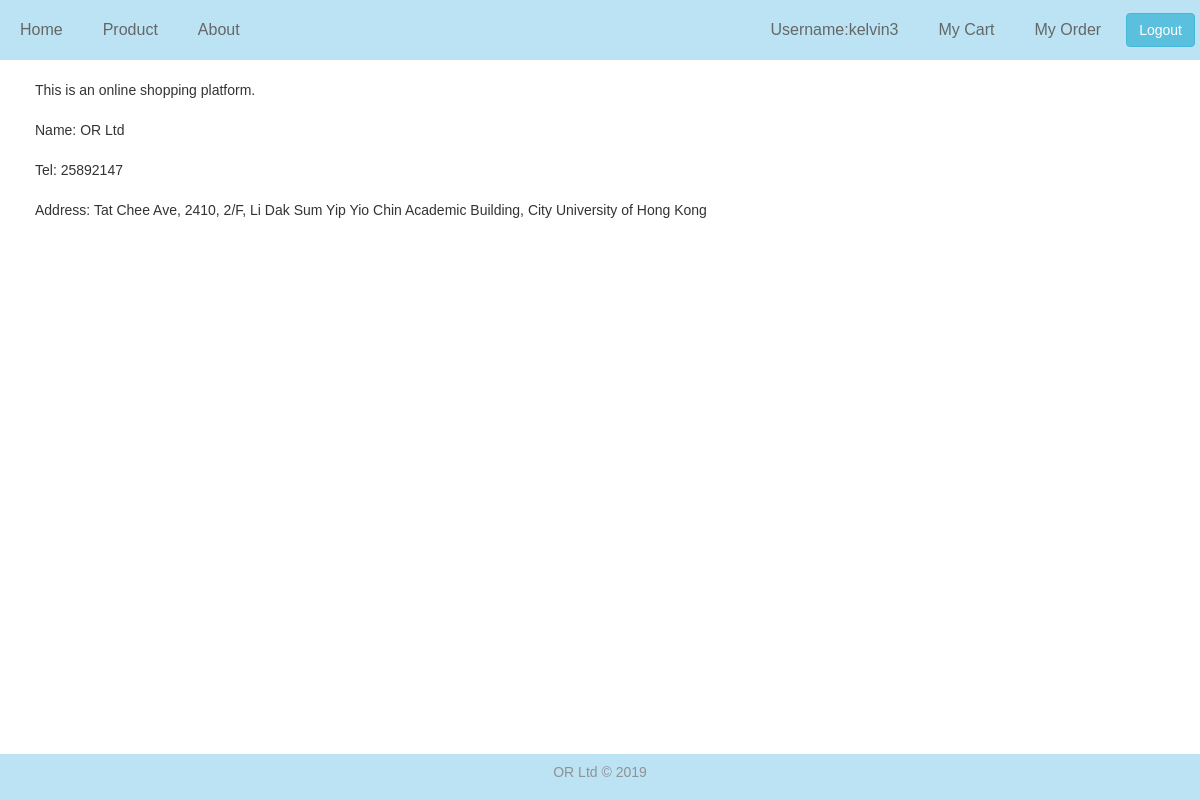
The page /about.php (signed in) on the database its author committed.
### tables this page shows
CREATE TABLE IF NOT EXISTS `Retailer` (
  `retailer_id` char(5) NOT NULL,
  `retailer_name` varchar(50) NOT NULL,
  `retailer_tel` int(8) NOT NULL,
  `retailer_address` varchar(100) NOT NULL,
  PRIMARY KEY (`retailer_id`)
);

### about.php (the view, shortened to what this page needs)
<?php
require_once 'connect.php';
$retailer = "SELECT * FROM Retailer";
$about = mysqli_query($conn, $retailer);
if (mysqli_num_rows($about) > 0) {
   while($row = mysqli_fetch_assoc($about)) {
?>
<!DOCTYPE html>
<html lang="en">
 <head>
<link rel="stylesheet" href="css/bootstrap.min.css" type="text/css"/>
<link rel="stylesheet" href="css/mystyle.css" type="text/css"/>
 </head>
<body>
<nav class="nav navbar-default ">
<ul class="nav navbar-nav">
<li><a href="index2.php">Home</a></li>
<li><a href="product.php">Product</a></li>
<li><a href="about.php">About</a></li>
</ul>
<ul class="nav navbar-nav navbar-right">
<li><a href="reset_pwd.php"><?php echo "Username:".$_SESSION['username']; ?> </a></li>
<li><a href="shoppingCart.php">My Cart</a></li>
<li><a href="myOrder.php">My Order</a></li>
<li>  <button class="btn btn-info navbar-btn"  onclick="window.location.href = 'logout.php';">Logout</button> </li>
</ul>
</nav>
<div class="container">
This is an online shopping platform.<br><br>
<p>
Name: <?php echo $row['retailer_name'];?><br><br>
Tel: <?php echo $row['retailer_tel'];?><br><br>
Address: <?php echo $row['retailer_address'];?>
</p>
</div>
<?php
    }
    }
?>
<Section class="section-4"></Section>
<div class="footer">
<div class="company-name"><p>OR Ltd &copy; 2019</p></div>
</div>
</body>
</html>

### css/mystyle.css (style rules this page uses)
* { margin:0px 0px 0px 0px; padding:auto; }
.nav ul { list-style:none; text-align:center; padding:0; margin:0; }
.nav li { display:inline-block; font-size:16px; padding:5px; }
.navbar-default { background-color: #bbe3f3; border-color: #c3edf1; }
.navbar-default .navbar-nav > li > a { color: #656767; }
.container { padding: 20px; }
* { box-sizing: border-box }
body { font-family: Verdana, sans-serif; margin:0 }
.footer { position: fixed; left: 0; bottom: 0; width: 100%; padding: 10px; background-color:#bbe3f3; text-align: center; font: bold 16px sans-serif; }
.footer .company-name { color: #8f9296; font-size: 14px; font-weight: normal; margin: 0; }
.section-4 { padding-top: 295px; }

### rows shown on the page
retailer: retailer_name "OR Ltd", retailer_tel "25892147", retailer_address "Tat Chee Ave, 2410, 2/F, Li Dak Sum Yip Yio Chin Academic Building, City University of Hong Kong"
